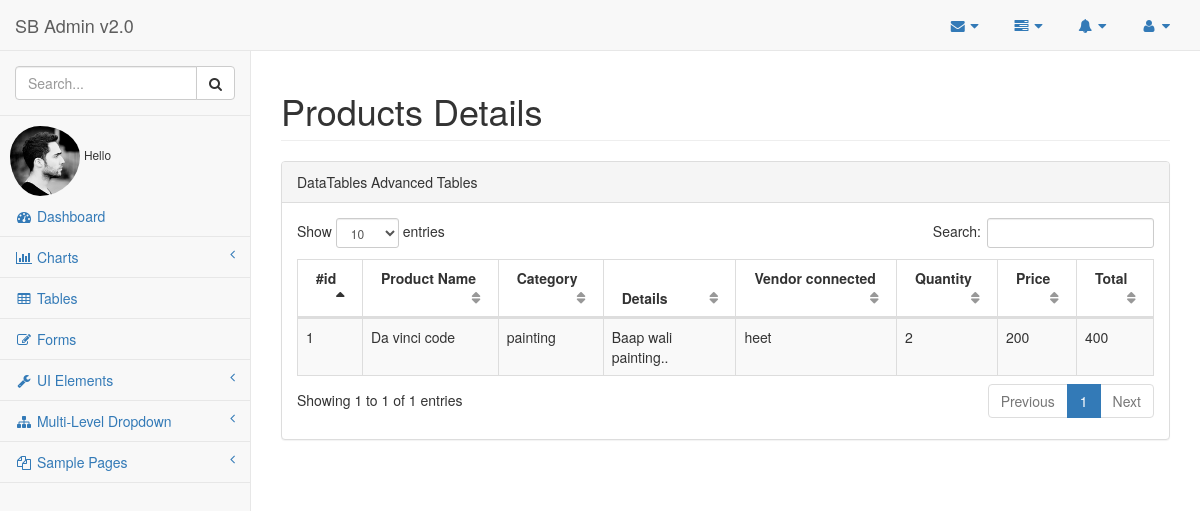
Screenshot of /pages/products.php with the database file from the repository.
### tables this page shows
CREATE TABLE IF NOT EXISTS `product` (
  `id` int(11) NOT NULL,
  `name` varchar(100) NOT NULL,
  `category` varchar(30) NOT NULL,
  `vendor` varchar(30) NOT NULL,
  `quantity` int(11) NOT NULL,
  `price` int(11) NOT NULL,
  `image` blob NOT NULL,
  `discription` varchar(250) NOT NULL,
  `city` varchar(30) NOT NULL
);

### pages/products.php (the view, shortened to what this page needs)
<!DOCTYPE html>
<html lang="en">
<head>
    <link href="../bower_components/bootstrap/dist/css/bootstrap.min.css" rel="stylesheet">
    <link href="../bower_components/metisMenu/dist/metisMenu.min.css" rel="stylesheet">
    <link href="../bower_components/datatables-plugins/integration/bootstrap/3/dataTables.bootstrap.css" rel="stylesheet">
    <link href="../bower_components/datatables-responsive/css/dataTables.responsive.css" rel="stylesheet">
    <link href="../dist/css/sb-admin-2.css" rel="stylesheet">
    <link href="../bower_components/font-awesome/css/font-awesome.min.css" rel="stylesheet" type="text/css">
</head>
<body>
    <div id="wrapper">
        <nav class="navbar navbar-default navbar-static-top" role="navigation" style="margin-bottom: 0">
            <div class="navbar-header">
                <a class="navbar-brand" href="index.html">SB Admin v2.0</a>
            </div>
            <ul class="nav navbar-top-links navbar-right">
                <li class="dropdown">
                    <a class="dropdown-toggle" data-toggle="dropdown" href="#">
                        <i class="fa fa-envelope fa-fw"></i>  <i class="fa fa-caret-down"></i>
                    </a>
                </li>
                <li class="dropdown">
                    <a class="dropdown-toggle" data-toggle="dropdown" href="#">
                        <i class="fa fa-tasks fa-fw"></i>  <i class="fa fa-caret-down"></i>
                    </a>
                </li>
                <li class="dropdown">
                    <a class="dropdown-toggle" data-toggle="dropdown" href="#">
                        <i class="fa fa-bell fa-fw"></i>  <i class="fa fa-caret-down"></i>
                    </a>
                </li>
                <li class="dropdown">
                    <a class="dropdown-toggle" data-toggle="dropdown" href="#">
                        <i class="fa fa-user fa-fw"></i>  <i class="fa fa-caret-down"></i>
                    </a>
                </li>
            </ul>
            <div class="navbar-default sidebar" role="navigation">
                <div class="sidebar-nav navbar-collapse">
                    <ul class="nav" id="side-menu">
                        <li class="sidebar-search">
                            <div class="input-group custom-search-form">
                                <input type="text" class="form-control" placeholder="Search...">
                                <span class="input-group-btn">
                                <button class="btn btn-default" type="button">
                                    <i class="fa fa-search"></i>
                                </button>
                            </span>
                            </div>
                        </li>
                        <img class="img-circle" src="../images/profile.jpg" alt="" height="80px" style="padding-left: 10px; padding-top: 10px;">
                        <small>Hello </small>
                        <li>
                            <a href="index.html"><i class="fa fa-dashboard fa-fw"></i> Dashboard</a>
                        </li>
                        <li>
                            <a href="#"><i class="fa fa-bar-chart-o fa-fw"></i> Charts<span class="fa arrow"></span></a>
                        </li>
                        <li>
                            <a href="tables.html"><i class="fa fa-table fa-fw"></i> Tables</a>
                        </li>
                        <li>
                            <a href="forms.html"><i class="fa fa-edit fa-fw"></i> Forms</a>
                        </li>
                        <li>
                            <a href="#"><i class="fa fa-wrench fa-fw"></i> UI Elements<span class="fa arrow"></span></a>
                        </li>
                        <li>
                            <a href="#"><i class="fa fa-sitemap fa-fw"></i> Multi-Level Dropdown<span class="fa arrow"></span></a>
                        </li>
                        <li>
                            <a href="#"><i class="fa fa-files-o fa-fw"></i> Sample Pages<span class="fa arrow"></span></a>
                        </li>
                    </ul>
                </div>
            </div>
        </nav>
        <div id="page-wrapper">
            <div class="row">
                <div class="col-lg-12">
                    <h1 class="page-header">Products Details</h1>
                </div>
            </div>
            <div class="row">
                <div class="col-lg-12">
                    <div class="panel panel-default">
                        <div class="panel-heading">
                            DataTables Advanced Tables
                        </div>
                        <div class="panel-body">
                            <div class="dataTable_wrapper">
                                <table class="table table-striped table-bordered table-hover" id="dataTables-example">
                                    <thead>
                                        <tr>
                                            <th>#id</th>
                                            <th>Product Name</th>
                                            <th>Category</th>
                                            <th>Details</th>
                                            <th>Vendor connected</th>
                                            <th>Quantity</th>
                                            <th>Price</th>
                                            <th>Total</th>
                                        </tr>
                                    </thead>
                                    <tbody>
                                        <?php
                                        $conn =mysqli_connect("localhost","root","","inout");
                                            $city=$_SESSION['city'];
                                            $query = "SELECT * FROM `product` WHERE city LIKE '%$city%' ";
                                              $comments = mysqli_query($conn, $query);
                                              $i=0;
                                              while($row = mysqli_fetch_array($comments, MYSQL_ASSOC))
                                              {
                                                $i++;
                                                $category = $row['category'];
                                                $discription = $row['discription'];
                                                $vendor = $row['vendor'];
                                                $quantity = $row['quantity'];
                                                $price = $row['price'];
                                                $name = htmlspecialchars($row['name'],ENT_QUOTES);
                                            ?>
                                              <tr>
                                                <td><?php echo $i; ?></td>
                                                <td><?php echo $name; ?></td>
                                                <td><?php echo $category; ?></td>
                                                <td><?php echo $discription; ?></td>
                                                <td><?php echo $vendor; ?></td>
                                                <td><?php echo $quantity; ?></td>
                                                <td><?php echo $price; ?></td>
                                                <td><?php echo $price*$quantity; ?></td>
                                              </tr>
                                            <?php
                                          }
                                          ?>
                                    </tbody>
                                </table>
                            </div>
                        </div>
                    </div>
                </div>
            </div>
        </div>
    </div>
</body>
</html>

### rows the page displays
product: name "Da vinci code", category "painting", discription "Baap wali painting..", vendor "heet", quantity "2", price "200", $price*$quantity "400"
